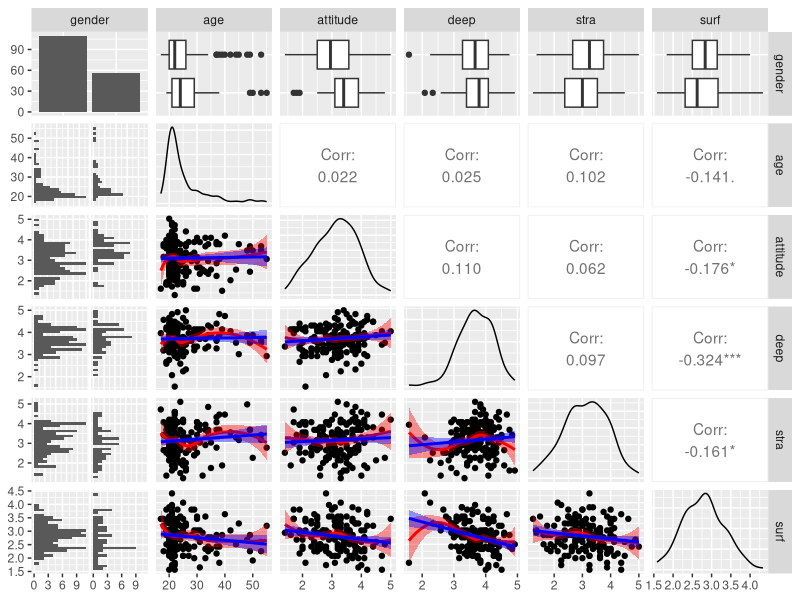
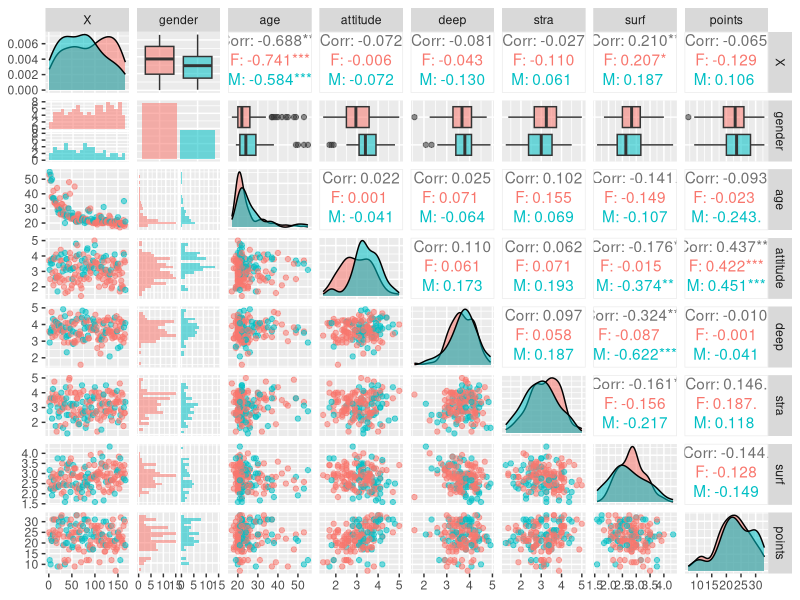
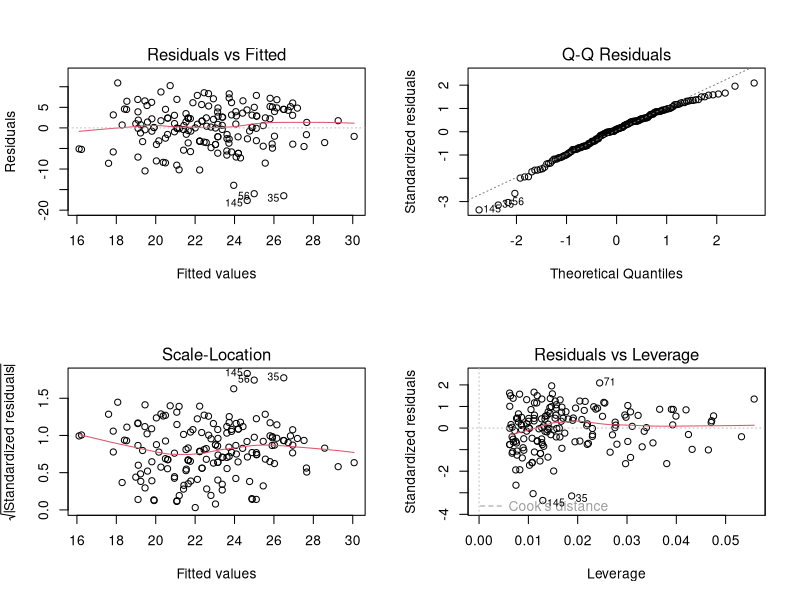

The R source for these figures, in order:
## ---- chunk 1
learn2014 <- read.csv(file = "data/learn2014.csv")
require(GGally)
require(ggplot2)

#This function enables running linear regression to each parameter combination and comparison with loess (locally weighted scatterplot smoothing) to observe non-linear relationships between parameters, and their correlation for ggplot2 and GGally packages.
my_fn <- function(data, mapping, ...){
  p <- ggplot(data = data, mapping = mapping) +
    geom_point() +
    geom_smooth(method=loess, fill="red", color="red", ...) +
    geom_smooth(method=lm, fill="blue", color="blue", ...)
  p
}
g = ggpairs(learn2014,columns = c(2:7), lower = list(continuous = my_fn))
g
# Here we can see that combined parameters don't have high correlation between each other, and parameters compared to points, show linear positive relationship other than age and surf. Sex is excluded in this picture.
#Distributions of data look normally distritubed, at least roughly. Age is not normally distributed, perhaps it could be poisson distribution.
p <-ggpairs(learn2014, mapping = aes(col = gender, alpha = 0.3), lower = list(combo = wrap("facethist", bins = 20)))
p
#Sex seems to affect attitude the most however these differences look rather small.

#I chose the model parameters based on the data exploration I did before.
#Attitude looked promising so it was in all the models.
m1 <- lm(points ~ attitude*deep*stra*surf+age, data=learn2014)
m2 <- lm(points ~ attitude + stra + surf + age + attitude:stra + 
           attitude:surf + stra:surf + attitude:stra:surf, data = learn2014)
m3 <- lm(points ~ attitude+deep+stra+surf+age, data=learn2014)
m4 <- lm(points ~ attitude + stra + age, data = learn2014)
m5 <- lm(points ~ attitude + stra, data = learn2014)
m6 <- lm(points ~ attitude + stra + gender, data = learn2014)
AIC(m1,m2,m3,m4,m5,m6)
#By Akaike's information criteria, the model with the best fit is m5, since it is also most parsimonius.
par(mfrow=c(2,2))
plot(m5)
#Model looks good. Residuals have quite even distribution on both sides of zero and there are only few outliers. The included parameters probably fulfil the normality asumption and are good predictor combination, since their correlation was low with each other (<0.06).
drop1(m5)
#to test whether more parameters would need to be dropped to improve the model.
#Looks like we have the most parsimonious model with the lowest AIC.
summary(m5)
# Attitude (Global attitude toward statistics) is highly significant and stra (Organized Studying and Time management) is border case with p > 0.09. Model explains only 20 % of variation of the data. Perhaps further data wrangling might be in order or using better models.

